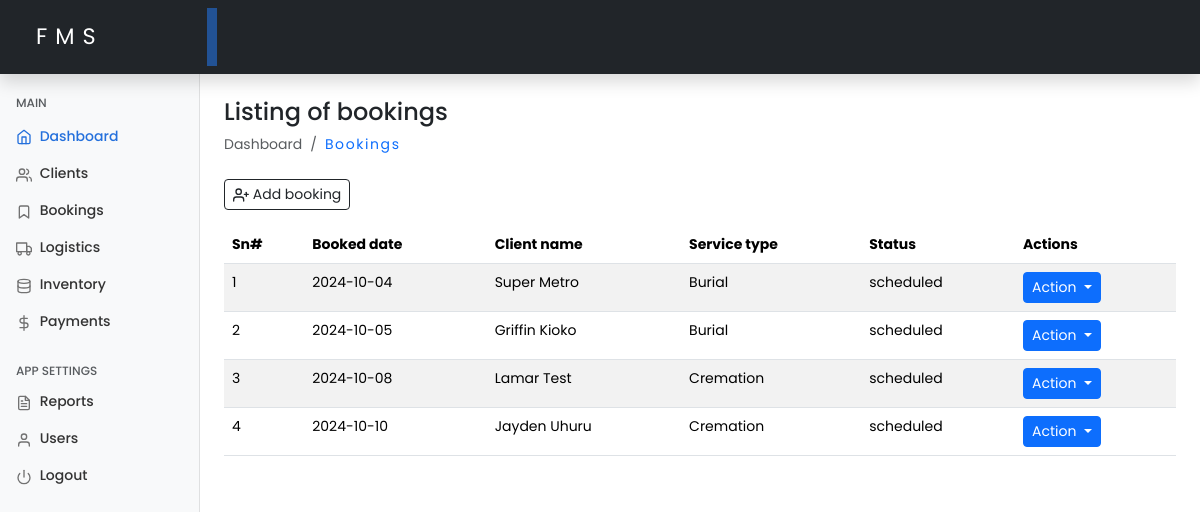
Before: /bookings.php (signed in) with the older database file.
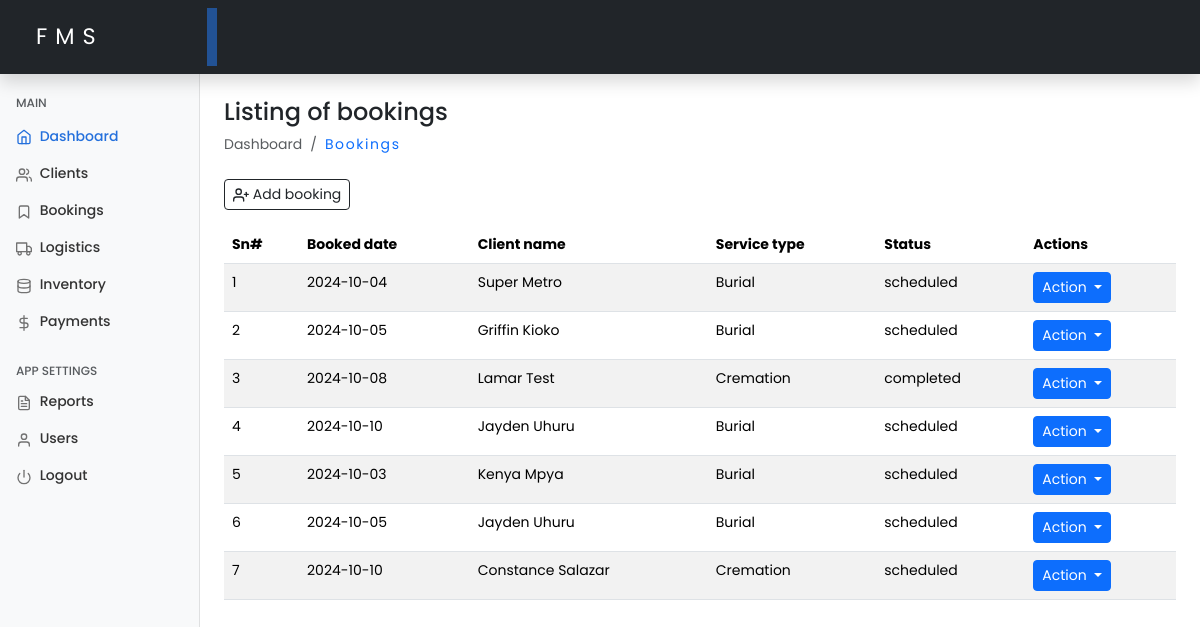
After: the same page with the newer database file.
### tables this page shows
CREATE TABLE `schedules` (
  `id` int(11) NOT NULL,
  `client_id` varchar(100) NOT NULL,
  `service_type` enum('burial','cremation','other') DEFAULT 'burial',
  `schedule_date` date NOT NULL,
  `vehicle_type` varchar(150) DEFAULT NULL,
  `request` varchar(255) DEFAULT NULL,
  `status` enum('scheduled','completed') DEFAULT 'scheduled',
  `created_at` timestamp NOT NULL DEFAULT current_timestamp(),
  `updated_at` timestamp NOT NULL DEFAULT current_timestamp() ON UPDATE current_timestamp()
);

CREATE TABLE `clients` (
  `id` int(11) NOT NULL,
  `full_name` varchar(100) NOT NULL,
  `email` varchar(100) DEFAULT NULL,
  `phone` varchar(15) DEFAULT NULL,
  `address` varchar(255) DEFAULT NULL,
  `created_at` timestamp NOT NULL DEFAULT current_timestamp(),
  `updated_at` timestamp NOT NULL DEFAULT current_timestamp() ON UPDATE current_timestamp()
);

### includes/functions.php (called while the page is built, shortened)
<?php
require_once 'config.php';
function getBookings()
{
    global $conn;
    $query = "SELECT s.id, c.full_name, s.service_type, s.schedule_date, s.status
              FROM schedules s
              JOIN clients c ON s.client_id = c.id";
    $result = $conn->query($query);
    $bookings = [];
    while ($row = $result->fetch_assoc()) {
        $bookings[] = $row;
    }
    return $bookings;
}

### bookings.php (the view, shortened to what this page needs)
<?php
include 'includes/functions.php';
$bookings = getBookings();
include './includes/header.php';
include './includes/sidebar.php';
?>
<main class="col-md-9 ms-sm-auto col-lg-10 px-md-4 mt-2">
    <h4 class="mt-3">Listing of bookings</h4>
    <ol class="breadcrumb mb-2">
        <li class="breadcrumb-item active">Dashboard</li>
        <li class="breadcrumb-item">
            <a class="text-decoration-none hover-underline" href="./bookings.php">Bookings</a>
        </li>
    </ol>
    <div class="d-flex justify-content-start flex-wrap flex-md-nowrap align-items-center pt-3 pb-2 mb-2 border-bottom-none">
        <button type="button" class="btn btn-sm btn-outline-dark me-5 d-flex align-items-center" data-bs-toggle="modal" data-bs-target="#staticBackdrop">
            <span data-feather="user-plus"></span>&nbsp;Add booking
        </button>
    </div>
    <table class="table table-striped" id="bookingsTable">
        <thead>
            <tr>
                <th>Sn#</th>
                <th>Booked date</th>
                <th>Client name</th>
                <th>Service type</th>
                <th>Status</th>
                <th>Actions</th>
            </tr>
        </thead>
        <tbody>
            <?php if (empty($bookings)): ?>
                <tr>
                    <td colspan="6" class="text-center text-danger">
                        <strong>Ooop! No bookings found.</strong>
                    </td>
                </tr>
            <?php else: ?>
                <?php foreach ($bookings as $index => $booking): ?>
                    <tr>
                        <td><?php echo $index + 1; ?></td>
                        <td><?php echo htmlspecialchars($booking['schedule_date']); ?></td>
                        <td><?php echo htmlspecialchars($booking['full_name']); ?></td>
                        <td class="text-capitalize"><?php echo htmlspecialchars($booking['service_type']); ?></td>
                        <td><?php echo htmlspecialchars($booking['status']); ?></td>
                        <td>
                            <div class="dropdown">
                                <button class="btn btn-sm btn-primary dropdown-toggle" type="button" data-bs-toggle="dropdown" aria-expanded="false">
                                    Action
                                </button>
                            </div>
                        </td>
                    </tr>
                <?php endforeach; ?>
            <?php endif; ?>
        </tbody>
    </table>
</main>
<?php include './includes/footer.php'; ?>

### includes/header.php (shortened to what this page needs)
<?php
require_once 'includes/functions.php';
?>
<!doctype html>
<html lang="en">
<head>
    <link href="https://cdn.jsdelivr.net/npm/bootstrap@5.3.3/dist/css/bootstrap.min.css" rel="stylesheet">
    <link href="https://cdn.jsdelivr.net/npm/bootstrap@5.3.3/dist/css/bootstrap.min.css" rel="stylesheet"
>
    <link rel="stylesheet" href="assets/css/dashboard.css">
    <link href="https://cdnjs.cloudflare.com/ajax/libs/fullcalendar/6.1.15/index.min.js" rel="stylesheet" />
</head>
<body>
    <header class="navbar navbar-dark sticky-top bg-dark p-2 flex-md-nowrap p-0 shadow">
        <a class="navbar-brand col-md-3 col-lg-2 me-0 px-3" href="./dashboard.php">FMS</a>
    </header>

### includes/sidebar.php
<div class="container-fluid">
    <div class="row">
        <nav id="sidebarMenu" class="col-md-3 col-lg-2 d-md-block bg-light sidebar collapse">
            <div class="position-sticky pt-4">
                <h6 class="sidebar-heading d-flex justify-content-between align-items-center px-3 mt-4 mb-1 text-muted">
                    <span>Main</span>
                </h6>
                <ul class="nav flex-column my-2">
                    <li class="nav-item">
                        <a class="nav-link active d-flex align-items-center" aria-current="page" href="./dashboard.php">
                            <span data-feather="home"></span>&nbsp;Dashboard
                        </a>
                    </li>
                    <li class="nav-item">
                        <a class="nav-link" href="./clients.php">
                            <span data-feather="users"></span>
                            Clients
                        </a>
                    </li>
                    <li class="nav-item">
                        <a class="nav-link" href="./bookings.php">
                            <span data-feather="bookmark"></span>
                            Bookings
                        </a>
                    </li>
                    <li class="nav-item">
                        <a class="nav-link" href="./logistics.php">
                            <span data-feather="truck"></span>
                            Logistics
                        </a>
                    </li>
                    <li class="nav-item">
                        <a class="nav-link" href="./inventory.php">
                            <span data-feather="database"></span>
                            Inventory
                        </a>
                    </li>
                    <li class="nav-item">
                        <a class="nav-link" href="./payments.php">
                            <span data-feather="dollar-sign"></span>
                            Payments
                        </a>
                    </li>
                </ul>
                <h6 class="sidebar-heading d-flex justify-content-between align-items-center px-3 mt-4 mb-1 text-muted">
                    <span>App Settings</span>
                </h6>
                <ul class="nav flex-column mb-2">
                    <li class="nav-item">
                        <a class="nav-link" href="./reports.php">
                            <span data-feather="file-text"></span>
                            Reports
                        </a>
                    </li>
                    <li class="nav-item">
                        <a class="nav-link" href="./users.php">
                            <span data-feather="user"></span>
                            Users
                        </a>
                    </li>
                    <li class="nav-item">
                        <a class="nav-link" href="./logout.php">
                            <span data-feather="power"></span>
                            Logout
                        </a>
                    </li>
                </ul>
            </div>
        </nav>

### includes/footer.php (shortened to what this page needs)
</div>
</div>
</body>
</html>

### assets/css/dashboard.css (style rules this page uses)
* { margin: 0; padding: 0; box-sizing: border-box; }
body { font-size: .875rem; font-family: "Poppins", sans-serif; }
.feather { width: 16px; height: 16px; vertical-align: text-bottom; }
.sidebar { position: fixed; top: 0; bottom: 0; left: 0; z-index: 100; padding: 48px 0 0; box-shadow: inset -1px 0 0 rgba(0, 0, 0, .1); }
.sidebar .nav-link { font-weight: 500; color: #333; }
.sidebar .nav-link .feather { margin-right: 4px; color: #727272; }
.sidebar .nav-link.active { color: #2470dc; }
.sidebar .nav-link:hover .feather, .sidebar .nav-link.active .feather { color: inherit; }
.sidebar-heading { font-size: .75rem; text-transform: uppercase; }
.navbar-brand { padding-top: .75rem; padding-bottom: .75rem; font-size: 1.4rem; margin-left: .75rem; letter-spacing: .5rem; box-shadow: inset -10px 0 0 rgba(36, 113, 220, 0.6); }

### includes/header.php (style rules this page uses)
.active { background-color: transparent !important; }
.text-decoration-none { font-weight: 400; letter-spacing: 0.1rem; text-decoration: none !important; }

Changed rows visible on the page:
changed schedules "Lamar Test": status "scheduled" → "completed"
changed schedules (number 4 of 7 on the later page): service_type "Cremation" → "Burial"
added schedules: schedule_date "2024-10-03", client.full_name "Kenya Mpya", service_type "Burial", status "scheduled"
added schedules: schedule_date "2024-10-05", client.full_name "Jayden Uhuru", service_type "Burial", status "scheduled"
added schedules: schedule_date "2024-10-10", client.full_name "Constance Salazar", service_type "Cremation", status "scheduled"
